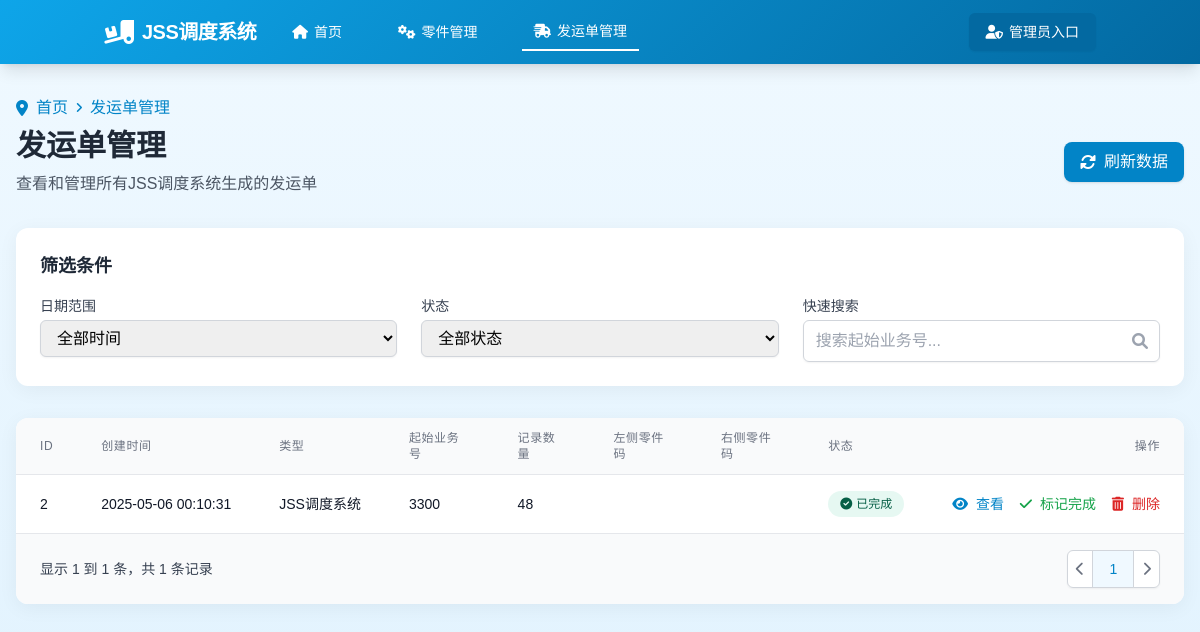
/delivery/, run on an earlier commit of the app's database.
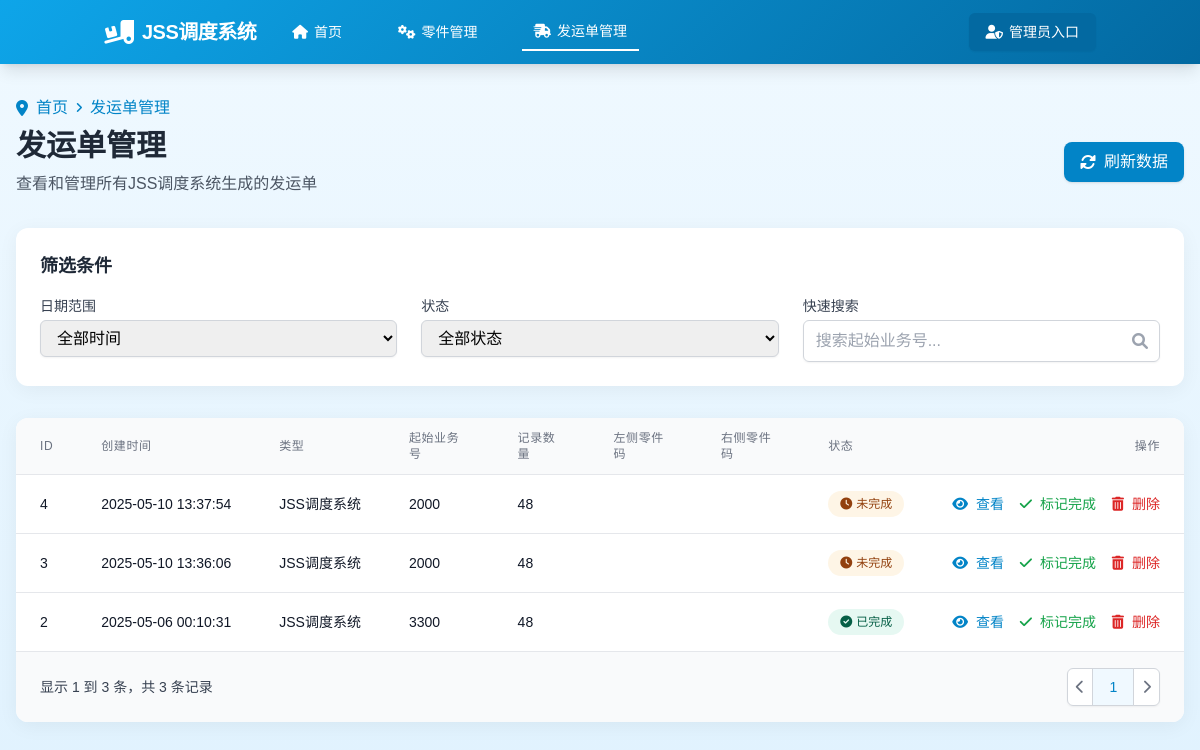
And on a later commit of the database.
### jssp/models.py (models this page shows)
class delivery_order(models.Model):
    order_time = models.DateTimeField(blank=True,null=True)
    order_status = models.CharField(max_length=20,blank=True,null=True)
    order_type = models.CharField(max_length=20,blank=True,null=True)
    order_start_id = models.IntegerField(blank=True,null=True)
    order_size = models.IntegerField(blank=True,null=True)

### jssp/views.py (the view)
# urls.py: path('delivery/', jssp.views.delivery_order_management, name='delivery_order_management'),
def delivery_order_management(request):
    all_orders = delivery_order.objects.all().order_by('-order_time')
    context = {
        'orders': all_orders,
    }
    return render(request, 'jssp/delivery_management.html', context)

### template/jssp/delivery_management.html (shortened to what this page needs)
<!DOCTYPE html>
<html lang="zh">
<head>
    <script src="https://cdn.tailwindcss.com"></script>
    <link rel="stylesheet" href="https://cdnjs.cloudflare.com/ajax/libs/font-awesome/6.0.0/css/all.min.css">
</head>
<body class="bg-gradient-page min-h-screen">
    <nav class="bg-gradient-primary text-white shadow-lg">
        <div class="container mx-auto px-4">
            <div class="flex justify-between h-16">
                <div class="flex items-center">
                    <div class="flex-shrink-0 flex items-center">
                        <i class="fas fa-truck-loading text-2xl mr-2"></i>
                        <span class="font-bold text-xl tracking-tight">JSS调度系统</span>
                    </div>
                    <div class="hidden sm:ml-6 sm:flex sm:space-x-8">
                        <a href="/" class="px-3 py-2 text-sm font-medium flex items-center hover:text-primary-200 transition">
                            <i class="fas fa-home mr-1.5"></i> 首页
                        </a>
                        <a href="{% url 'parts_management' %}" class="px-3 py-2 text-sm font-medium flex items-center hover:text-primary-200 transition">
                            <i class="fas fa-cogs mr-1.5"></i> 零件管理
                        </a>
                        <a href="{% url 'delivery_order_management' %}" class="px-3 py-2 text-sm font-medium flex items-center border-b-2 border-white active-nav">
                            <i class="fas fa-shipping-fast mr-1.5"></i> 发运单管理
                        </a>
                    </div>
                </div>
                <div class="flex items-center">
                    <div class="flex-shrink-0">
                        <a href="/admin" class="inline-flex items-center px-4 py-2 border border-transparent text-sm font-medium rounded-md text-white bg-primary-700 shadow-sm hover:bg-primary-800 transition">
                            <i class="fas fa-user-shield mr-1.5"></i>
                            管理员入口
                        </a>
                    </div>
                </div>
            </div>
        </div>
    </nav>
    <div class="container mx-auto px-4 py-8 max-w-7xl">
        <div class="mb-8 fade-in" style="animation-delay: 0.1s; opacity: 1;">
            <div class="flex items-center space-x-2 text-primary-600 mb-2">
                <i class="fas fa-map-marker-alt"></i>
                <span>首页</span>
                <i class="fas fa-angle-right text-xs"></i>
                <span class="font-medium">发运单管理</span>
            </div>
            <div class="flex flex-col sm:flex-row sm:items-center justify-between">
                <div>
                    <h1 class="text-3xl font-bold text-gray-800 mb-2">发运单管理</h1>
                    <p class="text-gray-600">查看和管理所有JSS调度系统生成的发运单</p>
                </div>
                <div class="mt-4 sm:mt-0 flex space-x-2">
                    <button id="refreshBtn" class="flex items-center justify-center py-2 px-4 bg-primary-600 text-white rounded-lg shadow hover:bg-primary-700 focus:outline-none transition">
                        <i class="fas fa-sync-alt mr-2"></i> 刷新数据
                    </button>
                </div>
            </div>
        </div>
        <div class="bg-white rounded-xl p-6 mb-8 card-shadow fade-in" style="animation-delay: 0.2s; opacity: 1;">
            <h2 class="text-lg font-semibold text-gray-800 mb-4">筛选条件</h2>
            <div class="grid grid-cols-1 md:grid-cols-3 gap-6">
                <div>
                    <label for="date-filter" class="block text-sm font-medium text-gray-700 mb-1">日期范围</label>
                    <select id="date-filter" class="block w-full px-3 py-2 border border-gray-300 rounded-md shadow-sm focus:outline-none focus:ring-primary-500 focus:border-primary-500">
                        <option value="all">全部时间</option>
                    </select>
                </div>
                <div>
                    <label for="status-filter" class="block text-sm font-medium text-gray-700 mb-1">状态</label>
                    <select id="status-filter" class="block w-full px-3 py-2 border border-gray-300 rounded-md shadow-sm focus:outline-none focus:ring-primary-500 focus:border-primary-500">
                        <option value="all">全部状态</option>
                    </select>
                </div>
                <div>
                    <label for="search-filter" class="block text-sm font-medium text-gray-700 mb-1">快速搜索</label>
                    <div class="relative rounded-md shadow-sm">
                        <input type="text" id="search-filter" placeholder="搜索起始业务号..."
                            class="block w-full px-3 py-2 border border-gray-300 rounded-md focus:outline-none focus:ring-primary-500 focus:border-primary-500">
                        <div class="absolute inset-y-0 right-0 flex items-center pr-3">
                            <i class="fas fa-search text-gray-400"></i>
                        </div>
                    </div>
                </div>
            </div>
        </div>
        <div class="bg-white rounded-xl overflow-hidden card-shadow fade-in" style="animation-delay: 0.3s; opacity: 1;">
            <div class="overflow-x-auto">
                <table class="min-w-full divide-y divide-gray-200 table-hover">
                    <thead class="bg-gray-50">
                        <tr>
                            <th scope="col" class="px-6 py-3 text-left text-xs font-medium text-gray-500 uppercase tracking-wider">
                                ID
                            </th>
                            <th scope="col" class="px-6 py-3 text-left text-xs font-medium text-gray-500 uppercase tracking-wider">
                                创建时间
                            </th>
                            <th scope="col" class="px-6 py-3 text-left text-xs font-medium text-gray-500 uppercase tracking-wider">
                                类型
                            </th>
                            <th scope="col" class="px-6 py-3 text-left text-xs font-medium text-gray-500 uppercase tracking-wider">
                                起始业务号
                            </th>
                            <th scope="col" class="px-6 py-3 text-left text-xs font-medium text-gray-500 uppercase tracking-wider">
                                记录数量
                            </th>
                            <th scope="col" class="px-6 py-3 text-left text-xs font-medium text-gray-500 uppercase tracking-wider">
                                左侧零件码
                            </th>
                            <th scope="col" class="px-6 py-3 text-left text-xs font-medium text-gray-500 uppercase tracking-wider">
                                右侧零件码
                            </th>
                            <th scope="col" class="px-6 py-3 text-left text-xs font-medium text-gray-500 uppercase tracking-wider">
                                状态
                            </th>
                            <th scope="col" class="px-6 py-3 text-right text-xs font-medium text-gray-500 uppercase tracking-wider">
                                操作
                            </th>
                        </tr>
                    </thead>
                    <tbody class="bg-white divide-y divide-gray-200">
                        {% for order in orders %}
                        <tr>
                            <td class="px-6 py-4 whitespace-nowrap">
                                <div class="text-sm font-medium text-gray-900">{{ order.id }}</div>
                            </td>
                            <td class="px-6 py-4 whitespace-nowrap">
                                <div class="text-sm text-gray-900">{{ order.order_time|date:"Y-m-d H:i:s" }}</div>
                            </td>
                            <td class="px-6 py-4 whitespace-nowrap">
                                <div class="text-sm text-gray-900">{{ order.order_type }}</div>
                            </td>
                            <td class="px-6 py-4 whitespace-nowrap">
                                <div class="text-sm text-gray-900">{{ order.order_start_id }}</div>
                            </td>
                            <td class="px-6 py-4 whitespace-nowrap">
                                <div class="text-sm text-gray-900">{{ order.order_size }}</div>
                            </td>
                            <td class="px-6 py-4 whitespace-nowrap">
                            </td>
                            <td class="px-6 py-4 whitespace-nowrap">
                            </td>
                            <td class="px-6 py-4 whitespace-nowrap">
                                {% if order.order_status == '未完成' %}
                                <span class="status-badge status-pending">
                                    <i class="fas fa-clock mr-1"></i> 未完成
                                </span>
                                {% else %}
                                <span class="status-badge status-completed">
                                    <i class="fas fa-check-circle mr-1"></i> 已完成
                                </span>
                                {% endif %}
                            </td>
                            <td class="px-6 py-4 whitespace-nowrap text-right text-sm font-medium">
                                <a href="{% url 'delivery_order_detail' order.id %}" class="text-primary-600 hover:text-primary-800 mr-3">
                                    <i class="fas fa-eye mr-1"></i> 查看
                                </a>
                                <button class="text-green-600 hover:text-green-800 mr-3 complete-btn" data-id="{{ order.id }}">
                                    <i class="fas fa-check mr-1"></i> 标记完成
                                </button>
                                <button class="text-red-600 hover:text-red-800 delete-btn" data-id="{{ order.id }}">
                                    <i class="fas fa-trash-alt mr-1"></i> 删除
                                </button>
                            </td>
                        </tr>
                        {% endfor %}
                    </tbody>
                </table>
            </div>
            <div class="bg-gray-50 px-6 py-4 flex items-center justify-between border-t border-gray-200">
                <div class="hidden sm:flex-1 sm:flex sm:items-center sm:justify-between">
                    <div>
                        <p class="text-sm text-gray-700">
                            显示 <span class="font-medium">1</span> 到 <span class="font-medium">{{ orders|length }}</span> 条，共 <span class="font-medium">{{ orders|length }}</span> 条记录
                        </p>
                    </div>
                    <div>
                        <nav class="relative z-0 inline-flex rounded-md shadow-sm -space-x-px">
                            <a href="#" class="relative inline-flex items-center px-2 py-2 rounded-l-md border border-gray-300 bg-white text-sm font-medium text-gray-500 hover:bg-gray-50">
                                <i class="fas fa-chevron-left"></i>
                            </a>
                            <a href="#" class="relative inline-flex items-center px-4 py-2 border border-gray-300 bg-primary-50 text-sm font-medium text-primary-600 hover:bg-primary-100">
                                1
                            </a>
                            <a href="#" class="relative inline-flex items-center px-2 py-2 rounded-r-md border border-gray-300 bg-white text-sm font-medium text-gray-500 hover:bg-gray-50">
                                <i class="fas fa-chevron-right"></i>
                            </a>
                        </nav>
                    </div>
                </div>
            </div>
        </div>
    </div>
</body>
</html>

### template/jssp/delivery_management.html (style rules this page uses)
* { font-family: 'Noto Sans SC', sans-serif; }
.bg-gradient-primary { background: linear-gradient(135deg, #0ea5e9 0%, #0369a1 100%); }
.bg-gradient-page { background: linear-gradient(180deg, #f0f9ff 0%, #e0f2fe 100%); }
.card-shadow { box-shadow: 0 4px 20px rgba(0, 0, 0, 0.05); }
.fade-in { animation: fadeIn 0.6s ease-in-out; opacity: 0; }
.status-badge { display: inline-flex; align-items: center; padding: 0.25rem 0.75rem; border-radius: 9999px; font-size: 0.75rem; font-weight: 500; }
.status-pending { background-color: rgba(245, 158, 11, 0.1); color: #92400e; }
.status-completed { background-color: rgba(16, 185, 129, 0.1); color: #065f46; }

What changed in the data, as far as the page shows it:
added delivery_order: id "4", order_time "2025-05-10 13:37:54", order_type "JSS调度系统", order_start_id "2000", order_size "48", order_status "未完成" (drawn)
added delivery_order: id "3", order_time "2025-05-10 13:36:06", order_type "JSS调度系统", order_start_id "2000", order_size "48", order_status "未完成" (drawn)
Also different on the page:
{{ orders|length }}: "1" → "3"
